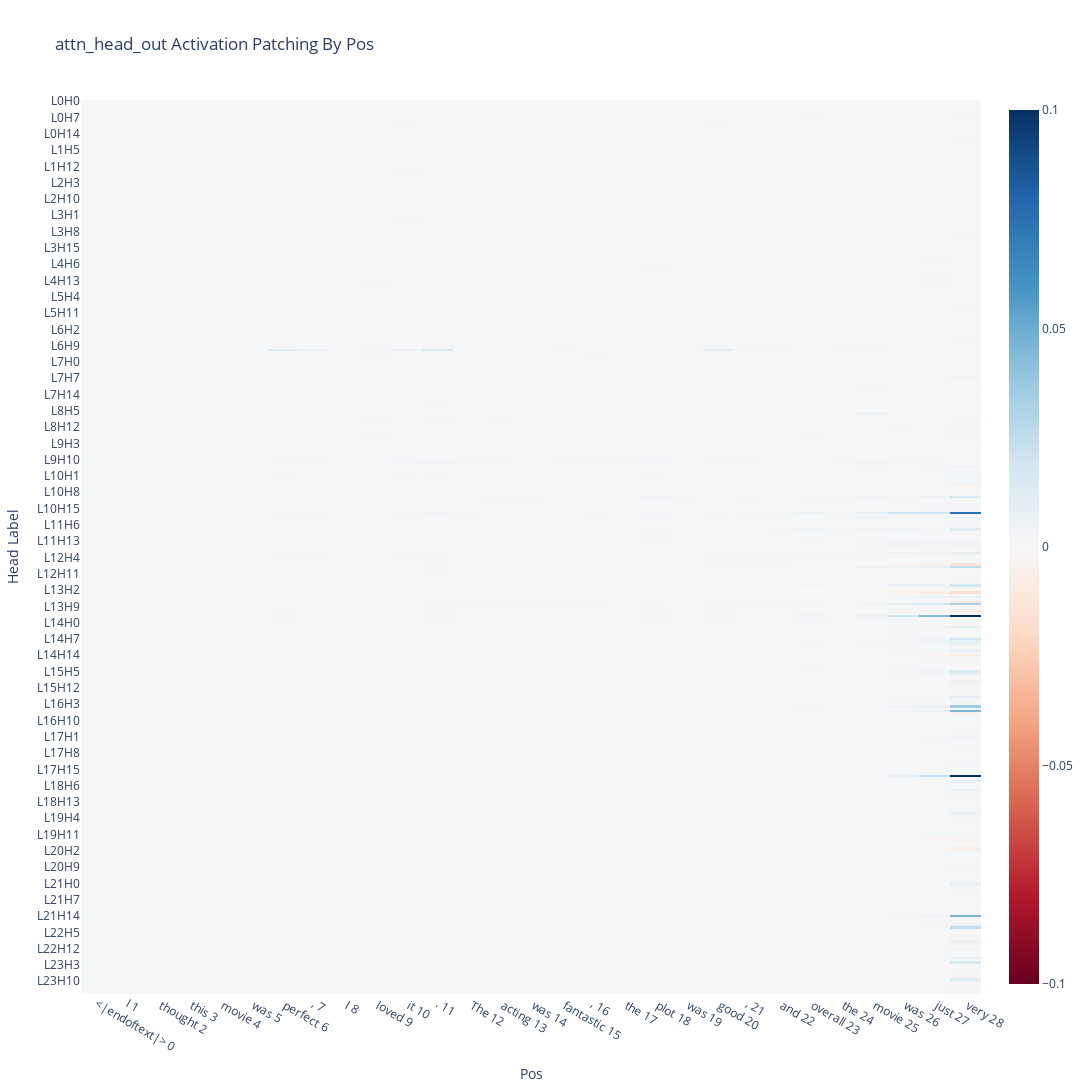

Notebook code for this chart:
### Code cell
from neel_plotly import imshow as imshow_n
imshow_n(attn_head_out_act_patch_results, 
        yaxis="Head Label", 
        xaxis="Pos", 
        x=[f"{tok} {i}" for i, tok in enumerate(model.to_str_tokens(clean_tokens[0]))],
        y=ALL_HEAD_LABELS,
        height=1200,
        width=1200,
        zmin=-0.1,
        zmax=0.1,
        title="attn_head_out Activation Patching By Pos")

### Figure 1 — Plotly figure (JSON) as saved in the notebook; plotly's stock layout.template omitted (floating-point values rounded to 4 significant figures; data arrays with more than 128 entries replaced by an {"elided": "..."} marker saying what was removed)
{"data": [{"coloraxis": "coloraxis", "hovertemplate": "x: %{x}<br>y: %{y}<br>color: %{z}<extra></extra>", "name": "0", "type": "heatmap", "x": ["<|endoftext|> 0", "I 1", " thought 2", " this 3", " movie 4", " was 5", " perfect 6", ", 7", " I 8", " loved 9", " it 10", ". 11", " The 12", " acting 13", " was 14", " fantastic 15", ", 16", " the 17", " plot 18", " was 19", " good 20", ", 21", " and 22", " overall 23", " the 24", " movie 25", " was 26", " just 27", " very 28"], "xaxis": "x", "y": {"elided": "384 str values"}, "yaxis": "y", "z": {"elided": "384x29 float values"}}], "layout": {"coloraxis": {"cmax": 0.1, "cmid": 0, "cmin": -0.1, "colorscale": [[0, "rgb(103,0,31)"], [0.1, "rgb(178,24,43)"], [0.2, "rgb(214,96,77)"], [0.3, "rgb(244,165,130)"], [0.4, "rgb(253,219,199)"], [0.5, "rgb(247,247,247)"], [0.6, "rgb(209,229,240)"], [0.7, "rgb(146,197,222)"], [0.8, "rgb(67,147,195)"], [0.9, "rgb(33,102,172)"], [1, "rgb(5,48,97)"]]}, "height": 1200, "title": {"text": "attn_head_out Activation Patching By Pos"}, "width": 1200, "xaxis": {"anchor": "y", "domain": [0, 1], "title": {"text": "Pos"}}, "yaxis": {"anchor": "x", "autorange": "reversed", "domain": [0, 1], "title": {"text": "Head Label"}}}}
